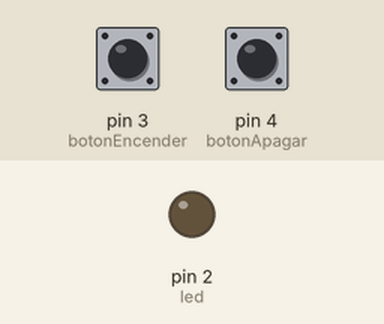
Simulated run of this sketch. Board: Arduino Uno, built with avr-gcc and run on an emulated ATmega328P. On the bench: output pins drawn as LEDs (lit = HIGH). Inputs (shaded band) come from the test bench; at power-on: pin 3 (botonEncender) LOW, pin 4 (botonApagar) LOW.

Above: at 1.2 s.
1.3 s: pin 3 (botonEncender) pulled HIGH for 0.15 s
At 2.5 s:
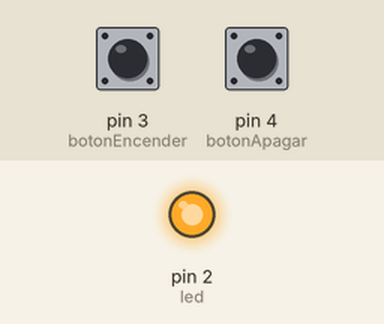
2.9 s: pin 4 (botonApagar) pulled HIGH for 0.15 s
At 3.7 s:
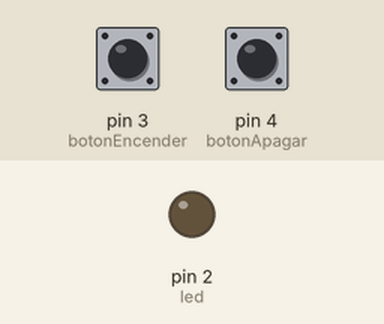
4.5 s: pin 3 (botonEncender) pulled HIGH for 1 s
At 4.9 s:
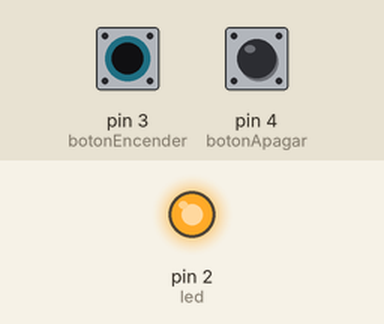
Timing chart, 0 to 7.5 s (numbered marks = the images above; inputs shaded):
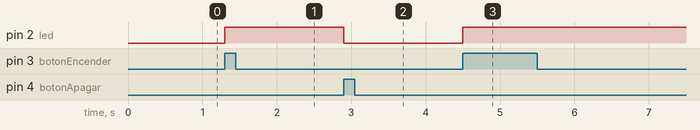

The sketch:

Practica9_BotonesYunLED.ino
```cpp
int botonEncender = 3;   // Pin del botón para encender
int botonApagar = 4;     // Pin del botón para apagar
int led = 2;             // Pin del LED

void setup() {
  pinMode(led, OUTPUT);
  pinMode(botonEncender, INPUT);
  pinMode(botonApagar, INPUT);
}

void loop() {
  // Si el botón de encender se presiona
  if (digitalRead(botonEncender) == HIGH) {
    digitalWrite(led, HIGH);  // Enciende LED
    delay(200); // Anti-rebote
  }

  // Si el botón de apagar se presiona
  if (digitalRead(botonApagar) == HIGH) {
    digitalWrite(led, LOW);   // Apaga LED
    delay(200); // Anti-rebote
  }
}
```

Measured:
- after the input at 1.3 s, pin 2 (led): LOW → HIGH at once
- after the input at 2.9 s, pin 2 (led): HIGH → LOW at once
- after the input at 4.5 s, pin 2 (led): LOW → HIGH at once
